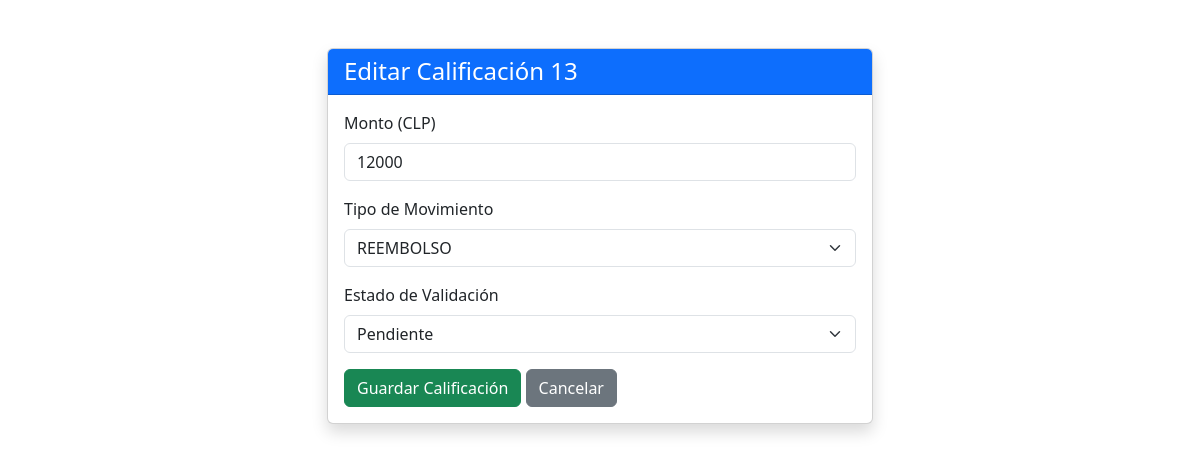
/13/editar/ (signed in), run on the app's committed database.
### calificaciones/models.py (models this page shows, shortened)
class Calificacion(models.Model):
    usuario = models.ForeignKey(
        User,
        on_delete=models.CASCADE,
        verbose_name="Usuario",
        related_name='calificaciones_realizadas'
    )
    monto = models.DecimalField(
        max_digits=12,
        decimal_places=0,
        verbose_name="Monto (CLP)"
    )
    TIPO_MOVIMIENTO_CHOICES = [
        ('abono', 'ABONO'),
        ('cargo', 'CARGO'),
        ('pago', 'PAGO'),
        ('reembolso', 'REEMBOLSO'),
    ]
    tipo_movimiento = models.CharField(
        max_length=10,
        choices=TIPO_MOVIMIENTO_CHOICES,
        default='abono',
        verbose_name="Tipo de Movimiento"
    )
    fecha_registro = models.DateField(
        default=timezone.now,
        verbose_name="Fecha de Registro"
    )
    ESTADO_CHOICES = [
        ('pendiente', 'Pendiente'),
        ('validado', 'Validado'),
        ('rechazado', 'Rechazado'),
    ]
    estado = models.CharField(
        max_length=20,
        choices=ESTADO_CHOICES,
        default='pendiente',
        verbose_name="Estado"
    )
    class Meta:
        verbose_name = "Calificación"
        verbose_name_plural = "Calificaciones"

### calificaciones/views.py (the view)
# urls.py: path('<int:pk>/editar/', views.editar_calificacion, name='editar_calificacion'),  # URL: /12/editar/
@login_required
def editar_calificacion(request, pk):
    calificacion = get_object_or_404(Calificacion, pk=pk)
    if request.method == 'POST':
        form = CalificacionForm(request.POST, instance=calificacion)
        if form.is_valid():
            form.save()
            Auditoria.objects.create(
                usuario=request.user, accion='EDITAR', detalle=f'Calificación ID {pk} editada. Monto: {calificacion.monto}'
            )
            return redirect('dashboard')
    else:
        form = CalificacionForm(instance=calificacion) # Precargar datos
    context = {'form': form, 'titulo': f'Editar Calificación {pk:d}', 'calificacion_id': pk}
    return render(request, 'calificaciones/calificacion_form.html', context)

### calificaciones/forms.py
class CalificacionForm(forms.ModelForm):
    class Meta:
        model = Calificacion
        fields = ['monto', 'tipo_movimiento', 'estado']
        labels = {
            'monto': 'Monto (CLP)',
            'tipo_movimiento': 'Tipo de Movimiento',
            'estado': 'Estado de Validación',
        }
        widgets = {
            'monto': forms.NumberInput(attrs={
                'step': '1',
                'class': 'form-control',
                'placeholder': 'Ingrese monto en CLP'
            }),
            'tipo_movimiento': forms.Select(attrs={
                'class': 'form-select'
            }),
            'estado': forms.Select(attrs={
                'class': 'form-select'
            }),
        }
        help_texts = {
            'monto': 'Ingrese el monto en pesos chilenos (CLP).',
            'tipo_movimiento': 'Seleccione si es un CARGO o un ABONO.',
            'estado': 'Seleccione el estado de la calificación.',
        }

### calificaciones/templates/calificaciones/calificacion_form.html (shortened to what this page needs)
{% load static %}
{% load widget_tweaks %}
<!DOCTYPE html>
<html lang="es">
<head>
    <link href="https://cdn.jsdelivr.net/npm/bootstrap@5.3.3/dist/css/bootstrap.min.css" rel="stylesheet">
</head>
<body>
    <div class="container mt-5">
        <div class="row justify-content-center">
            <div class="col-md-6">
                <div class="card shadow">
                    <div class="card-header bg-primary text-white">
                        <h4 class="mb-0">{{ titulo }}</h4>
                    </div>
                    <div class="card-body">
                        <form method="post">
                            {% for field in form %}
                                <div class="mb-3">
                                    <label for="{{ field.id_for_label }}" class="form-label">
                                        {{ field.label }}
                                    </label>
                                    {{ field|add_class:"form-control" }}
                                </div>
                            {% endfor %}
                            <button type="submit" class="btn btn-success">Guardar Calificación</button>
                            <a href="{% url 'dashboard' %}" class="btn btn-secondary">Cancelar</a>
                        </form>
                    </div>
                </div>
            </div>
        </div>
    </div>
</body>
</html>

### data on the page
Calificacion: form "12000" "REEMBOLSO" "Pendiente"

### other printed values
{{ titulo }} "Editar Calificación 13"
{{ field.label }} "Monto (CLP)" "Tipo de Movimiento" "Estado de Validación"
